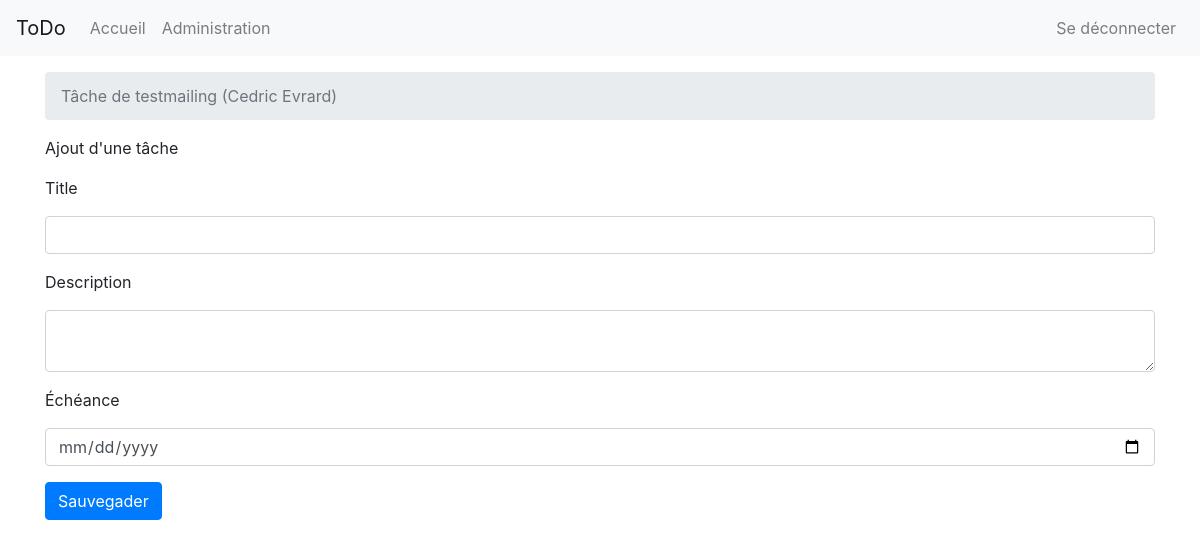
The page /admin/2/add (signed in) on the database its author committed.
### app/models/user.py (models this page shows, shortened)
class User(UserMixin, db.Model):
    __tablename__ = 'users'
    id              = db.Column(db.Integer, primary_key=True)
    username        = db.Column(db.String(80), unique=True, nullable=False)
    password_hash   = db.Column(db.String(128), nullable=False)
    firstname       = db.Column(db.String(40), nullable=False)
    lastname        = db.Column(db.String(40), nullable=False)
    birthday        = db.Column(db.DateTime(), nullable=False)
    email           = db.Column(db.String(60), nullable=False)
    account_level   = db.Column(db.Integer, nullable=False, default=0)
    is_locked       = db.Column(db.Boolean, nullable=False, default=False)
    tasks           = db.relationship('Task', backref='author', lazy='dynamic')

### app/routes/admin_todo.py (the view)
@app.route('/admin/<user_id>/add', methods=['GET', 'POST'])
@login_required
def admin_task_add(user_id):
    if (not is_administrator()):
        return render_template('404.html.j2'), 404
    form = TaskForm()
    if form.validate_on_submit():
        TaskDataAccess.add_task(
            form.title.data,
            form.description.data,
            form.due_date.data,
            user_id
        )
        return redirect(url_for('admin_task_listing', user_id = user_id))
    else:
        return render_template('todo/add.html.j2', form = form, user = UserDataAccess.get_user(user_id))

### app/forms/taskForm.py
class TaskForm( FlaskForm ):
    id          = HiddenField('id')
    title       = StringField('Title', validators=[
        InputRequired(
            message='Le title de la tâche est requis'
        ),
        Length(
            min=1,
            max =50,
            message='Le title de la tâche doit être compris entre 1 et 50 caractères'
        )])
    description = TextAreaField('Description')
    due_date    = DateField('Échéance', format='%d/%m/%Y', validators=[validators.Optional()])
    submit      = SubmitField('Sauvegader')

### app/__init__.py (called while the page is built)
@login_manager.user_loader
def load_user(userid):
    return User.query.get(int(userid))

### app/data/userDataAccess.py (called while the page is built)
    def get_user(user_id):
        return User.query.filter_by(id = user_id).first()

### app/routes/admin.py (called while the page is built)
def is_administrator():
    return current_user.account_level == 1 or current_user.account_level == 2

### app/templates/todo/add.html.j2 (shortened to what this page needs)
{% from "todo/macro/task-form.html.j2" import task_form with context %}
{% from "todo/macro/user.html.j2" import user_info with context %}
{% from "macro/form-error.html.j2" import form_error with context %}
{% extends "layout.html.j2" %}
{% block body %}
    {{ user_info(user) }}
    <div class="row">
        <div class="col-md">
            <p>Ajout d'une tâche</p>
        </div>
    </div>
    <div class="row">
        <div class="col-md">
            {% if user %}
            <form method="POST" action="/admin/{{ user.id }}/add" novalidate class="mb-4">
            {% else %}
            <form method="POST" action="/add" novalidate class="mb-4">
            {% endif %}
                {{ task_form(form) }}
            </form>
        </div>
    </div>
{% endblock %}

### app/templates/todo/macro/user.html.j2 (shortened to what this page needs)
{% macro user_info(user) %}
{% if user %}
<div class="row">
    <div class="col-md-12">
        <div class="breadcrumb">
            <span class="breadcrumb-item active">Tâche de {{ user.username }} ({{ user.firstname }} {{ user.lastname }})<span>
</div>
{% endif %}
{% endmacro %}

### app/static/css/style.css (style rules this page uses)
html, body { height: 100%; margin: 0; padding-top: 0.1px; font-family: -apple-system, BlinkMacSystemFont, "Segoe UI", "Roboto", "Helvetica Neue", Arial, sans-serif, "Apple Color Emoji", "Segoe UI Emoji", "Segoe UI Symbol"; }

### rows shown on the page
User: username "testmailing", firstname "Cedric", lastname "Evrard"

### other values the page prints
{{ text }} "Accueil Administration Se déconnecter"
